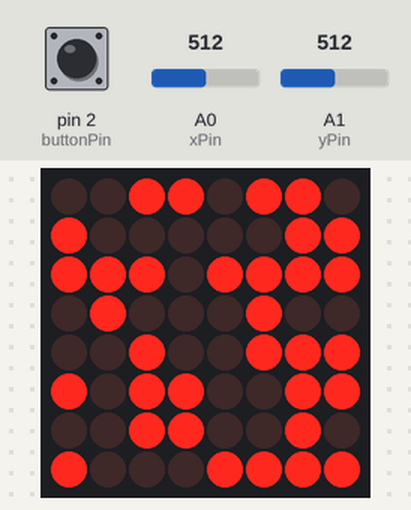
Recording of a sketch running on a simulated Arduino Uno, built with avr-gcc and run on an emulated ATmega328P. Parts: 8×8 LED matrix. The test bench sets the inputs (shaded band); at power-on: A1 (yPin) = 512, A0 (xPin) = 512, pin 2 (buttonPin) HIGH. Random numbers use the default seed unless the sketch sets one.

Above: at 0.75 s.
1.3 s: A1 (yPin) set to 610
At 1.65 s:
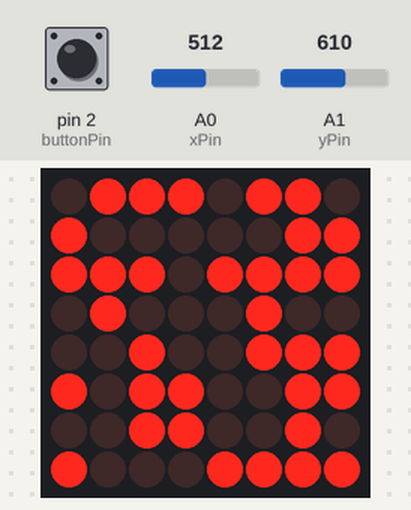
4.3 s: A0 (xPin) set to 190
At 5.88 s:
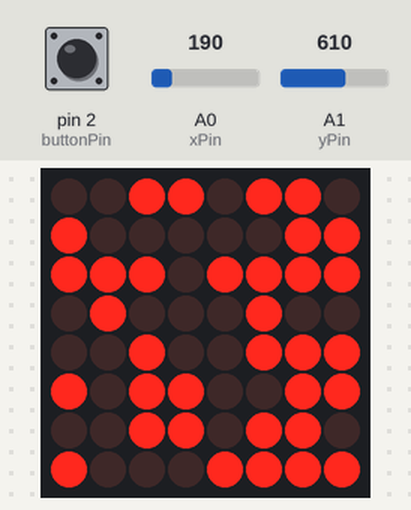
7.3 s: pin 2 (buttonPin) pulled LOW for 0.15 s
8.0 s: A0 (xPin) set to 212
At 9.79 s:
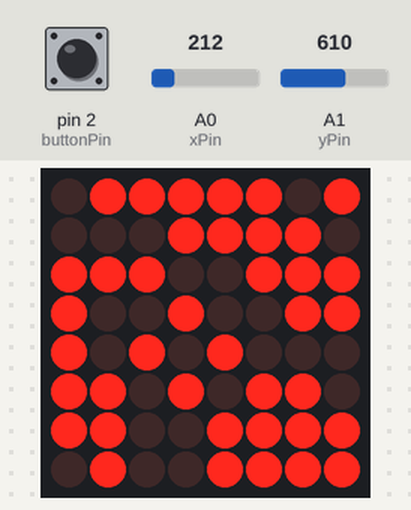
11.0 s: pin 2 (buttonPin) pulled LOW for 1 s
12.6 s: A1 (yPin) set to 592
At 13.9 s:
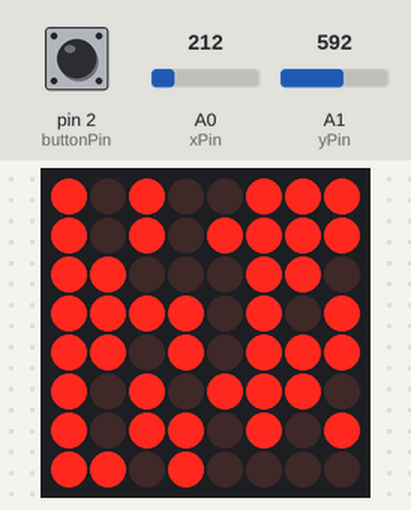

The sketch:

code_hm_7.ino
```cpp
#include "LedControl.h" // Library for controlling the LED matrix

// Pin configuration
const int dinPin = 12;
const int clockPin = 11;
const int loadPin = 10;
const int xPin = A0; // Joystick X-axis
const int yPin = A1; // Joystick Y-axis
const int buttonPin = 2; // Button pin

// LED matrix configuration
const byte matrixSize = 8; // Size of the LED matrix
LedControl lc = LedControl(dinPin, clockPin, loadPin, 1); // Initialize LedControl object
byte matrixBrightness = 2; // Brightness level of the matrix

// Player variables
byte xPosPlayer = 0;
byte yPosPlayer = 0;
byte xLastPosPlayer = 0;
byte yLastPosPlayer = 0;
int delayLedPlayer = 300; // Delay for LED player update
byte xPositionRandom;
byte yPositionRandom;
int lastDebounceDelayPlayer;

// Joystick thresholds
const int minThreshold = 200;
const int maxThreshold = 600;
const byte moveInterval = 200; // Interval for LED movement
unsigned long long lastMoved = 0;

// Button variables
const byte pressInterval = 50;
int lastPressed = 0;
byte buttonState = LOW;
int lastReading;
int currentMillis;
int reading;

// Game status variables
bool matrixChanged = true; // Flag for matrix update
bool gameStatus = true; // Game running status
int nrWallsMax; // Maximum number of walls
int nrWalls = 0; // Current number of walls

// Bomb variables
byte bombActive = false;
int startBomb;
int bombExplodingTime = 2000;
int lastChangedBomb;
int bombLightInterval = 200;
int xPosBomb;
int yPosBomb;

// Animation variables
int lastAnimation = 0;
int delayAnimation = 100;
int currentAnimation = 0;

// Matrix state array
byte matrix[matrixSize][matrixSize] = {0};

// Predefined images array
const uint8_t images[][8] = {
  {
    0b00000000,
    0b00000000,
    0b00000000,
    0b00000000,
    0b00000000,
    0b00000000,
    0b00000000,
    0b00000000
  }, {
    0b00000000,
    0b00000000,
    0b00000000,
    0b00011000,
    0b00011000,
    0b00000000,
    0b00000000,
    0b00000000
  }, {
    0b00000000,
    0b00000000,
    0b00111100,
    0b00111100,
    0b00111100,
    0b00111100,
    0b00000000,
    0b00000000
  }, {
    0b00000000,
    0b01111110,
    0b01111110,
    0b01111110,
    0b01111110,
    0b01111110,
    0b01111110,
    0b00000000
  }, {
    0b11111111,
    0b11111111,
    0b11111111,
    0b11111111,
    0b11111111,
    0b11111111,
    0b11111111,
    0b11111111
  }, {
    0b00000000,
    0b01111110,
    0b01111110,
    0b01111110,
    0b01111110,
    0b01111110,
    0b01111110,
    0b00000000
  }, {
    0b00000000,
    0b00000000,
    0b00111100,
    0b00111100,
    0b00111100,
    0b00111100,
    0b00000000,
    0b00000000
  }, {
    0b00000000,
    0b00000000,
    0b00000000,
    0b00011000,
    0b00011000,
    0b00000000,
    0b00000000,
    0b00000000
  }, {
    0b00000000,
    0b00000000,
    0b00000000,
    0b00000000,
    0b00000000,
    0b00000000,
    0b00000000,
    0b00000000
  }
};
const int imagesLen = sizeof(images) / 8;

void clearMatrix() {
  for (int row = 0; row < matrixSize; row++) {
    for (int col = 0; col < matrixSize; col++) {
      matrix[row][col] = 0;
    }
  }
  updateMatrix();
}

void handleGameOver(int currentMillis) { //display a certain animantion when the player loses teh game and restart the game
  if (currentMillis - lastAnimation > delayAnimation) {
    lastAnimation = currentMillis;
    displayImage(images[currentAnimation]);
    if (++currentAnimation >= imagesLen) {
      gameStatus = !gameStatus;
      currentAnimation = 0;
      clearMatrix();
      nrWalls = 0;
      xPosPlayer = 0;
      yPosPlayer = 0;
    }
  }
}

void setup() {
  Serial.begin(9600);
  pinMode(buttonPin, INPUT_PULLUP);
  lc.shutdown(0, false); // Enable display
  lc.setIntensity(0, matrixBrightness); // Set brightness
  lc.clearDisplay(0); // Clear display
  nrWallsMax = random(32, 48); // Initialize maximum walls
}

void loop() {
  currentMillis = millis();
  reading = digitalRead(buttonPin);

  if (!gameStatus) {              //if the player lost
    handleGameOver(currentMillis);
  } else {                        //the game can begin again
    handleGameRunning(currentMillis, reading);
  }

  lastPressed = reading;
}

void displayImage(const byte * image) {       //display the animation when the player loses
  for (int i = 0; i < matrixSize; i++) {
    for (int j = 0; j < matrixSize; j++) {
      lc.setLed(0, i, j, bitRead(image[i], matrixSize - 1 - j));
    }
  }
}

void updateMatrix() {
  for (int row = 0; row < matrixSize; row++) {
    for (int col = 0; col < matrixSize; col++) {
      lc.setLed(0, row, col, matrix[row][col]);
    }
  }
}

void generateMap() {                        // generate random position for the walls on the matrix but avoid the leds near the starting point
  // Map generation logic
  xPositionRandom = random(matrixSize + 1);
  yPositionRandom = random(matrixSize + 1);
  if (xPositionRandom > xPosPlayer + 1 || yPositionRandom > yPosPlayer + 1) {
    if (!matrix[xPositionRandom][yPositionRandom]) { //in case this position was already set as a wall or is the same position as the player
      nrWalls++;
      matrix[xPositionRandom][yPositionRandom] = !matrix[xPositionRandom][yPositionRandom];
    }
  }
}

void updatePositions() {                // when we use the joystick
  int xValue = analogRead(xPin);
  int yValue = analogRead(yPin);
  // Store the last positions of the LED
  xLastPosPlayer = xPosPlayer;
  yLastPosPlayer = yPosPlayer;
  // Update xPos based on joystick movement (X-axis)
  if (xValue < minThreshold) {
    if (xPosPlayer < matrixSize - 1) {
      xPosPlayer++;
      if (matrix[xPosPlayer][yPosPlayer]) {
        xPosPlayer--;
      }
    }
  }
  if (xValue > maxThreshold) {
    if (xPosPlayer > 0) {
      xPosPlayer--;
      if (matrix[xPosPlayer][yPosPlayer]) {
        xPosPlayer++;
      }
    }
  }
  if (yValue > maxThreshold) {
    if (yPosPlayer < matrixSize - 1) {
      yPosPlayer++;
      if (matrix[xPosPlayer][yPosPlayer]) {
        yPosPlayer--;
      }
    }
  }
  // Update xPos based on joystick movement (Y-axis)
  if (yValue < minThreshold) {
    if (yPosPlayer > 0) {
      yPosPlayer--;
      if (matrix[xPosPlayer][yPosPlayer]) {
        yPosPlayer++;
      }
    }
  }
  // Check if the position has changed and update the matrix if necessary
  if (xPosPlayer != xLastPosPlayer || yPosPlayer != yLastPosPlayer) {
    matrixChanged = true;
    matrix[xLastPosPlayer][yLastPosPlayer] = 0;
    //    matrix[xPos][yPos] = 1;
  }
}

void placeBomb() {        //bomb placed and we save the coordinates for that bomb
  // Place bomb logic
  xPosBomb = xPosPlayer;
  yPosBomb = yPosPlayer;

  bombActive = true;
  startBomb = currentMillis;
}


void explode() {          //when the time goes off for the bomb we need to verifi which walls we have to distroy
  // Directions in which the explosion will affect: [x, y]
  int directions[][2] = {{0, 0}, { -1, 0}, {1, 0}, {0, -1}, {0, 1}};

  for (int i = 0; i < 5; i++) {
    int x = xPosBomb + directions[i][0];
    int y = yPosBomb + directions[i][1];

    // Check bounds and update matrix
    if (x >= 0 && x < matrixSize && y >= 0 && y < matrixSize) {  //check if the walls we want to take down are not outside the matrix
      matrix[x][y] = 0;

      // Check for player's position
      if (x == xPosPlayer && y == yPosPlayer) {
        gameStatus = false;
      }
    }
  }
}


void handleGameRunning(int currentMillis, int reading) {
  // Game running logic here
  if (nrWalls <= nrWallsMax) { //generate the walls of the game
    generateMap();
    matrixChanged = true;
    xPosPlayer = 0;         //keep the players position at 0
    yPosPlayer = 0;
  }
  else {
    if (currentMillis - lastDebounceDelayPlayer > delayLedPlayer) {    //Hilight the current position of the player by turning the led on and off
      lastDebounceDelayPlayer = currentMillis;
      matrix[xPosPlayer][yPosPlayer] = !matrix[xPosPlayer][yPosPlayer];
      matrixChanged = true;
    }
    if (currentMillis - lastMoved > moveInterval ) { // Check if it's time to move the LED
      // game logic
      updatePositions(); // Update the position of the LED based on joystick input
      lastMoved = currentMillis; // Update the time of the last move
    }
    if (reading != lastReading) {  //check if the reading from the button is different than the last time
      lastPressed = currentMillis;
    }

    if ((currentMillis - lastPressed) > pressInterval) {  // when the button in pressed then we place a bomb at that location
      if (reading != buttonState) {
        buttonState = reading;
        if (buttonState == LOW) {
          placeBomb();
        }
      }
    }
    if (bombActive && (currentMillis - startBomb) < bombExplodingTime) { //if the a bomb was placed at a certain location, in order to see it, we will make the led at that position blick faster than the player
      if (currentMillis - lastChangedBomb > bombLightInterval) {
        matrix[xPosBomb][yPosBomb] = !matrix[xPosBomb][yPosBomb];
        lastChangedBomb = currentMillis;
        matrixChanged = true;
      }
    }
    else if (bombActive) { //when the bomb is ready to explode
      bombActive = false;
      explode();
      matrixChanged = true;
    }
    if (matrixChanged == true) { // Check if the matrix display needs updating
      updateMatrix(); // Update the LED matrix display
      matrixChanged = false; // Reset the update flag
    }
  }
  lastReading = reading;
}
```

Measured:
- the behaviour switches between 199 and 200 on A0 (xPin) (found by bisection; images 2 and 3)
- the behaviour switches between 601 and 600 on A1 (yPin) (found by bisection; images 3 and 4)
